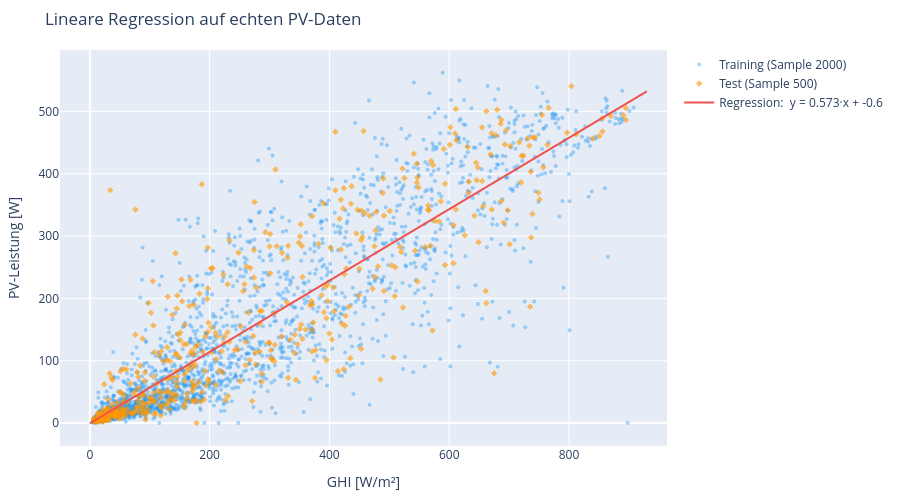

The notebook cell saved with this chart:
### Code cell
# Schritt 3: Plot — Sample von 2000 Punkten je Set, sonst zu träge
np.random.seed(0)
idx_tr = np.random.choice(len(X_train), size=min(2000, len(X_train)), replace=False)
idx_te = np.random.choice(len(X_test),  size=min(500,  len(X_test)),  replace=False)

x_line = np.linspace(0, X.max(), 100).reshape(-1, 1)
y_line = modell_pv.predict(x_line)

fig = go.Figure()
fig.add_scatter(x=X_train[idx_tr, 0], y=y_train[idx_tr], mode="markers",
                marker=dict(color="#2196F3", size=4, opacity=0.4),
                name=f"Training (Sample {len(idx_tr)})")
fig.add_scatter(x=X_test[idx_te, 0], y=y_test[idx_te], mode="markers",
                marker=dict(color="#FF9800", size=5, opacity=0.6, symbol="diamond"),
                name=f"Test (Sample {len(idx_te)})")
fig.add_scatter(x=x_line.flatten(), y=y_line, mode="lines",
                line=dict(color="#EF5350", width=2),
                name=f"Regression:  y = {m_pv:.3f}·x + {b_pv:.1f}")
fig.update_layout(title="Lineare Regression auf echten PV-Daten",
                  xaxis_title="GHI [W/m²]", yaxis_title="PV-Leistung [W]",
                  height=500, margin=dict(t=50, b=40, l=60, r=20))
fig.show()

### Figure 1 — Plotly figure (JSON) as saved in the notebook; plotly's stock layout.template omitted (floating-point values rounded to 4 significant figures; data arrays with more than 128 entries replaced by an {"elided": "..."} marker saying what was removed)
{"data": [{"marker": {"color": "#2196F3", "opacity": 0.4, "size": 4}, "mode": "markers", "name": "Training (Sample 2000)", "type": "scatter", "x": {"elided": "2000 float values"}, "y": {"elided": "2000 float values"}}, {"marker": {"color": "#FF9800", "opacity": 0.6, "size": 5, "symbol": "diamond"}, "mode": "markers", "name": "Test (Sample 500)", "type": "scatter", "x": {"elided": "500 float values"}, "y": {"elided": "500 float values"}}, {"line": {"color": "#EF5350", "width": 2}, "mode": "lines", "name": "Regression:  y = 0.573·x + -0.6", "type": "scatter", "x": [0.0, 9.394, 18.79, 28.18, 37.58, 46.97, 56.36, 65.76, 75.15, 84.55, 93.94, 103.3, 112.7, 122.1, 131.5, 140.9, 150.3, 159.7, 169.1, 178.5, 187.9, 197.3, 206.7, 216.1, 225.5, 234.8, 244.2, 253.6, 263.0, 272.4, 281.8, 291.2, 300.6, 310.0, 319.4, 328.8, 338.2, 347.6, 357.0, 366.4, 375.8, 385.2, 394.5, 403.9, 413.3, 422.7, 432.1, 441.5, 450.9, 460.3, 469.7, 479.1, 488.5, 497.9, 507.3, 516.7, 526.1, 535.5, 544.8, 554.2, 563.6, 573.0, 582.4, 591.8, 601.2, 610.6, 620.0, 629.4, 638.8, 648.2, 657.6, 667.0, 676.4, 685.8, 695.2, 704.5, 713.9, 723.3, 732.7, 742.1, 751.5, 760.9, 770.3, 779.7, 789.1, 798.5, 807.9, 817.3, 826.7, 836.1, 845.5, 854.8, 864.2, 873.6, 883.0, 892.4, 901.8, 911.2, 920.6, 930.0], "y": [-0.6359, 4.746, 10.13, 15.51, 20.89, 26.27, 31.66, 37.04, 42.42, 47.8, 53.18, 58.57, 63.95, 69.33, 74.71, 80.09, 85.48, 90.86, 96.24, 101.6, 107.0, 112.4, 117.8, 123.1, 128.5, 133.9, 139.3, 144.7, 150.1, 155.4, 160.8, 166.2, 171.6, 177.0, 182.4, 187.7, 193.1, 198.5, 203.9, 209.3, 214.6, 220.0, 225.4, 230.8, 236.2, 241.6, 246.9, 252.3, 257.7, 263.1, 268.5, 273.8, 279.2, 284.6, 290.0, 295.4, 300.8, 306.1, 311.5, 316.9, 322.3, 327.7, 333.0, 338.4, 343.8, 349.2, 354.6, 360.0, 365.3, 370.7, 376.1, 381.5, 386.9, 392.2, 397.6, 403.0, 408.4, 413.8, 419.2, 424.5, 429.9, 435.3, 440.7, 446.1, 451.5, 456.8, 462.2, 467.6, 473.0, 478.4, 483.7, 489.1, 494.5, 499.9, 505.3, 510.7, 516.0, 521.4, 526.8, 532.2]}], "layout": {"height": 500, "margin": {"b": 40, "l": 60, "r": 20, "t": 50}, "title": {"text": "Lineare Regression auf echten PV-Daten"}, "xaxis": {"title": {"text": "GHI [W/m²]"}}, "yaxis": {"title": {"text": "PV-Leistung [W]"}}}}
